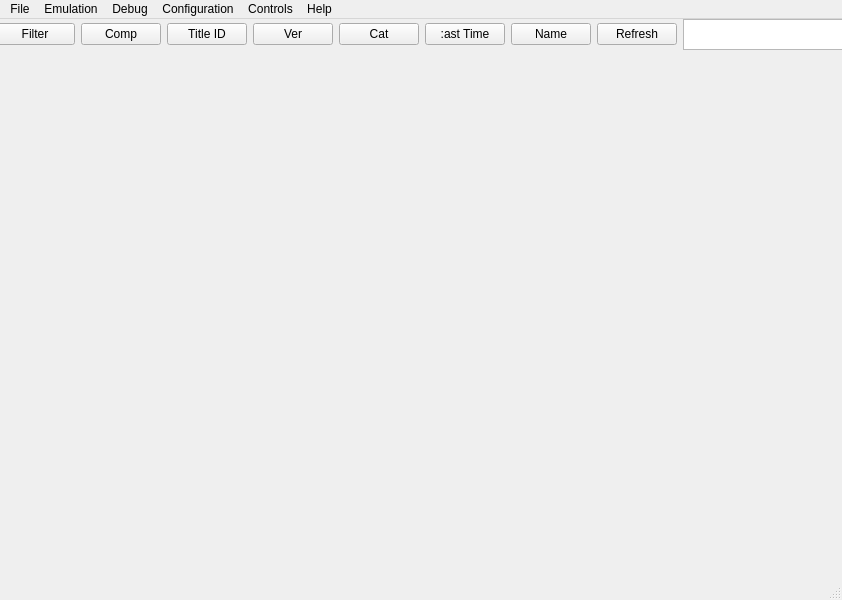
<?xml version="1.0" encoding="UTF-8"?>
<ui version="4.0">
 <class>MainWindow</class>
 <widget class="QMainWindow" name="MainWindow">
  <property name="geometry">
   <rect>
    <x>0</x>
    <y>0</y>
    <width>842</width>
    <height>600</height>
   </rect>
  </property>
  <property name="windowTitle">
   <string>MainWindow</string>
  </property>
  <widget class="QWidget" name="centralwidget">
   <widget class="QWidget" name="">
    <property name="geometry">
     <rect>
      <x>-5</x>
      <y>0</y>
      <width>961</width>
      <height>31</height>
     </rect>
    </property>
    <layout class="QHBoxLayout" name="horizontalLayout">
     <item>
      <widget class="QPushButton" name="filter_button">
       <property name="text">
        <string>Filter</string>
       </property>
      </widget>
     </item>
     <item>
      <widget class="QPushButton" name="compatibility_button">
       <property name="text">
        <string>Comp</string>
       </property>
      </widget>
     </item>
     <item>
      <widget class="QPushButton" name="title_id_button">
       <property name="text">
        <string>Title ID</string>
       </property>
      </widget>
     </item>
     <item>
      <widget class="QPushButton" name="pushButton_4">
       <property name="text">
        <string>Ver</string>
       </property>
      </widget>
     </item>
     <item>
      <widget class="QPushButton" name="pushButton_5">
       <property name="text">
        <string>Cat</string>
       </property>
      </widget>
     </item>
     <item>
      <widget class="QPushButton" name="pushButton_6">
       <property name="text">
        <string>:ast Time</string>
       </property>
      </widget>
     </item>
     <item>
      <widget class="QPushButton" name="pushButton_7">
       <property name="text">
        <string>Name</string>
       </property>
      </widget>
     </item>
     <item>
      <widget class="QPushButton" name="pushButton_8">
       <property name="text">
        <string>Refresh</string>
       </property>
      </widget>
     </item>
     <item>
      <widget class="QTextEdit" name="textEdit"/>
     </item>
    </layout>
   </widget>
  </widget>
  <widget class="QMenuBar" name="menubar">
   <property name="geometry">
    <rect>
     <x>0</x>
     <y>0</y>
     <width>842</width>
     <height>21</height>
    </rect>
   </property>
   <widget class="QMenu" name="menuFile">
    <property name="title">
     <string>File</string>
    </property>
    <addaction name="actionOpen_Pref_Path"/>
    <addaction name="separator"/>
    <addaction name="actionInstall_Firmware"/>
    <addaction name="actionInstall_pkg"/>
    <addaction name="actionInstall_zip_vpk"/>
    <addaction name="actionInstall_License"/>
    <addaction name="separator"/>
    <addaction name="actionExit"/>
   </widget>
   <widget class="QMenu" name="menuEmulation">
    <property name="title">
     <string>Emulation</string>
    </property>
   </widget>
   <widget class="QMenu" name="menuDebug">
    <property name="title">
     <string>Debug</string>
    </property>
   </widget>
   <widget class="QMenu" name="menuConfiguration">
    <property name="title">
     <string>Configuration</string>
    </property>
    <addaction name="actionSettings"/>
    <addaction name="actionUser_Management"/>
   </widget>
   <widget class="QMenu" name="menuControls">
    <property name="title">
     <string>Controls</string>
    </property>
    <addaction name="actionKeyboard_Controls"/>
    <addaction name="actionControllers"/>
   </widget>
   <widget class="QMenu" name="menuHelp">
    <property name="title">
     <string>Help</string>
    </property>
    <addaction name="actionAbout"/>
    <addaction name="actionVita3K_Update"/>
    <addaction name="actionWelcome"/>
   </widget>
   <addaction name="menuFile"/>
   <addaction name="menuEmulation"/>
   <addaction name="menuDebug"/>
   <addaction name="menuConfiguration"/>
   <addaction name="menuControls"/>
   <addaction name="menuHelp"/>
  </widget>
  <widget class="QStatusBar" name="statusbar"/>
  <action name="actionOpen_Pref_Path">
   <property name="text">
    <string>Open Pref Path</string>
   </property>
  </action>
  <action name="actionInstall_Firmware">
   <property name="text">
    <string>Install Firmware</string>
   </property>
  </action>
  <action name="actionInstall_pkg">
   <property name="text">
    <string>Install .pkg</string>
   </property>
  </action>
  <action name="actionInstall_zip_vpk">
   <property name="text">
    <string>Install .zip, .vpk</string>
   </property>
  </action>
  <action name="actionInstall_License">
   <property name="text">
    <string>Install License</string>
   </property>
  </action>
  <action name="actionExit">
   <property name="text">
    <string>Exit</string>
   </property>
  </action>
  <action name="actionSettings">
   <property name="text">
    <string>Settings</string>
   </property>
  </action>
  <action name="actionUser_Management">
   <property name="text">
    <string>User Management</string>
   </property>
  </action>
  <action name="actionKeyboard_Controls">
   <property name="text">
    <string>Keyboard Controls</string>
   </property>
  </action>
  <action name="actionControllers">
   <property name="text">
    <string>Controllers</string>
   </property>
  </action>
  <action name="actionAbout">
   <property name="text">
    <string>About</string>
   </property>
  </action>
  <action name="actionVita3K_Update">
   <property name="text">
    <string>Vita3K Update</string>
   </property>
  </action>
  <action name="actionWelcome">
   <property name="text">
    <string>Welcome</string>
   </property>
  </action>
 </widget>
 <resources/>
 <connections/>
</ui>
